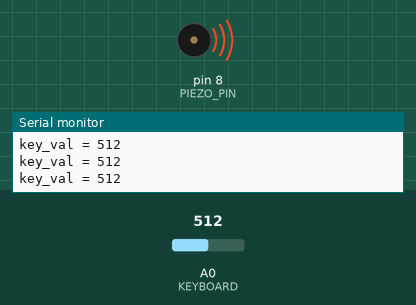
Simulated run of this sketch. Board: Arduino Uno, built with avr-gcc and run on an emulated ATmega328P. Parts: buzzer (waves = sounding), the last lines printed to the serial monitor. The test bench sets the inputs (shaded band); at power-on: A0 (KEYBOARD) = 512.

Above: at 1.2 s.
1.3 s: A0 (KEYBOARD) set to 490
At 1.8 s:
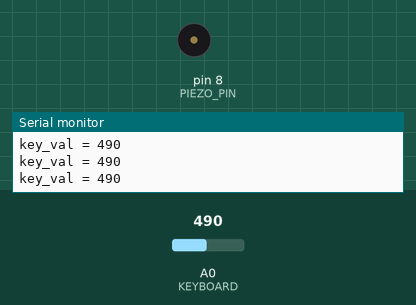
2.8 s: A0 (KEYBOARD) set to 511
At 4.0 s:
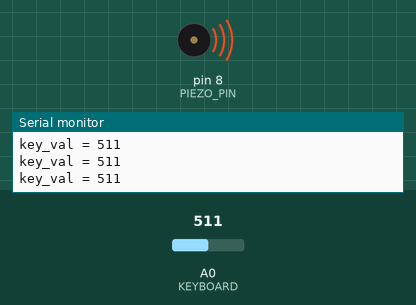
4.3 s: A0 (KEYBOARD) set to 495
At 5.1 s:
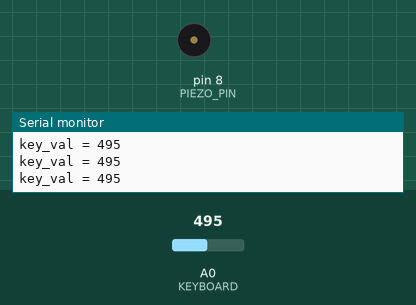
Timing chart, 0 to 7.3 s (numbered marks = the images above; inputs shaded):
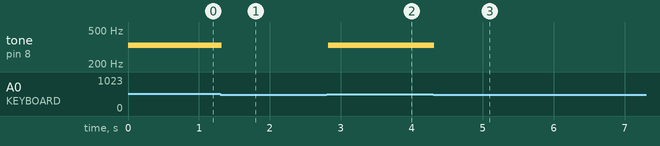

Measured:
- the behaviour switches between 505 and 504 on A0 (KEYBOARD) (found by bisection; images 0 and 1)
- after the input at 1.3 s, tone on pin 8 (PIEZO_PIN): 330 Hz → silent at once
- after the input at 2.8 s, tone on pin 8 (PIEZO_PIN): silent → 330 Hz at once
- after the input at 4.3 s, tone on pin 8 (PIEZO_PIN): 330 Hz → silent at once

The sketch:

keyboard_instrument.ino
```cpp
/**
 * @file     keyboard_instrument.ino
 * @author   Phi Luu
 * @date     March 05, 2016
 *
 * @brief    Arduino Projects Book - Project 07: Keyboard Instrument
 *
 * @section  DESCRIPTION
 *
 * Simulates keys C, D, E, and F of the real piano using push buttons and
 * piezo buzzer.
 */

// Required hardware I/O connections
const byte KEYBOARD = A0;                   // connect keyboard to A0
const byte PIEZO_PIN = 8;                   // connect buzzer to 8

// Global constants
const int NOTES[] = { 262, 294, 330, 349 }; // C, D, E, F frequencies
const unsigned int BAUD_RATE = 9600;        // serial monitor's baud rate

// Global variables
unsigned int key_val;

void setup() {
    Serial.begin(BAUD_RATE);    // start the serial monitor
    pinMode(PIEZO_PIN, OUTPUT); // set PIEZO_PIN as OUTPUT
}

void loop() {
    // read and print KEYBOARD value
    key_val = analogRead(KEYBOARD);
    Serial.print("key_val = ");
    Serial.println(key_val);

    if (key_val == 1023) {
        tone(PIEZO_PIN, NOTES[0]); // first switch ~ key C
    } else if ((key_val >= 990) && (key_val <= 1010)) {
        tone(PIEZO_PIN, NOTES[1]); // second switch ~ key D
    } else if ((key_val >= 505) && (key_val <= 515)) {
        tone(PIEZO_PIN, NOTES[2]); // third switch ~ key E
    } else if ((key_val >= 5) && (key_val <= 10)) {
        tone(PIEZO_PIN, NOTES[3]); // fourth switch ~ key F
    } else {
        noTone(PIEZO_PIN);         // no switch ~ no sound
    }
}
```
